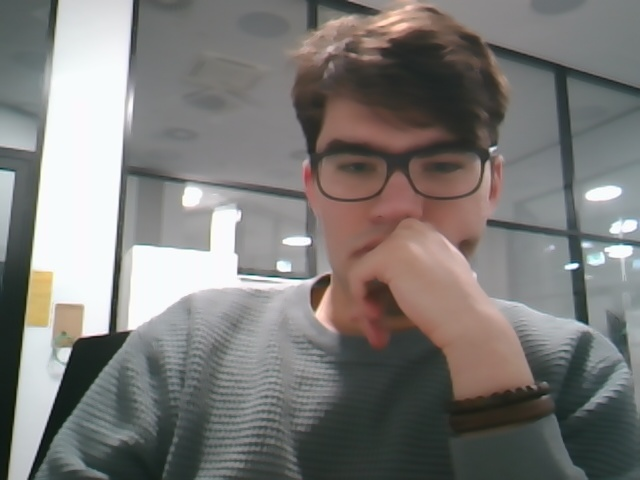
#> input picture Median_BG.jpg, 640 x 480 px
$ python -i Modes.py   (imports and definitions only)   (older library calls are emulated)
#> lines starting #> are read from the running program, lines starting #| are printed output that depends on the picture; after the words box and inside, x2 and y2 are one past the last pixel; in counts of white or black regions, pixels touching at a corner belong together
#> further down, picture is the input picture: shape (480, 640, 3); mean B, G, R 119.7, 122.3, 124.2
### Additional.py
# --- Imports
import cv2
import numpy as np
import pygame as pg
from os import mkdir

import Params as P
from Text import Text


# --- Defs
# <<< Text
def addText(text, pos, color=(240, 240, 240), size=40):
    P.texts.append( Text(P.textTimeShow, text, pos, color, size) )
# [13 lines left out: functions setText, putTextPy, not called in this run]
def putTextCv(frame, text, pos, color=(240, 240, 240), size=1):
    font = cv2.FONT_HERSHEY_SIMPLEX
    org = (pos[0], pos[1])
    thickness = 2
    outline = [(255 - x) for x in color]

    cv2.putText(frame, str(text), org, font,
                size, outline, thickness + 2, cv2.LINE_AA)
    cv2.putText(frame, str(text), org, font,
                size, color, thickness, cv2.LINE_AA)

# <<< Median
# [59 lines left out: functions getMedian, convertForPygame, createFolder, recording, resetAllParams, not called in this run]
    # TODO: Add here all necessaries params that need to clear

# --- Links
'''
PyGame Image Convert: https://pg1.readthedocs.io/en/latest/ref/image.html#pygame.image.frombuffer
'''

### Modes.py
# --- Imports
import cv2
import time
import os
from math import sqrt
import numpy as np

import Params as P
import Additional as A
import Logging as L
from Drop import Drop


# --- Defs
# [89 lines left out: function getFrame, not called in this run]

def setFrame(frame):
    copy = frame.copy()
    copy = copy[P.sets[6]:int(P.HEIGHT - P.sets[7] + 1), P.sets[8]:int(frame.shape[1] - P.sets[9] + 1)]

    if len(frame.shape) > 2:
        mask = cv2.inRange(copy, (P.sets[0], P.sets[1], P.sets[2]), (P.sets[3], P.sets[4], P.sets[5]))
#> mask: shape (480, 640); every value is 255
    else:
        mask = cv2.inRange(copy, (P.sets[0]), (P.sets[1]))

    mask = cv2.morphologyEx(mask, cv2.MORPH_OPEN, kernel=np.ones((4, 4)), iterations=1)
    mask = cv2.morphologyEx(mask, cv2.MORPH_CLOSE, kernel=np.ones((4, 4)), iterations=4)
    mask = cv2.morphologyEx(mask, cv2.MORPH_ERODE, kernel=np.ones((5, 5)))

    copy = cv2.bitwise_and(copy, copy, mask=mask)

    frame[P.sets[6]:int(P.HEIGHT - P.sets[7] + 1), P.sets[8]:int(frame.shape[1] - P.sets[9]) + 1] = copy

    frame, _ = getConnected(frame, mask)

    return frame

def getConnected(frame, mask):
    cv2.rectangle(frame, (P.sets[8], P.sets[6]),
                  (int(frame.shape[1] - P.sets[9]), int(frame.shape[0] - P.sets[7])),
                  (0, 255, 0), 3)
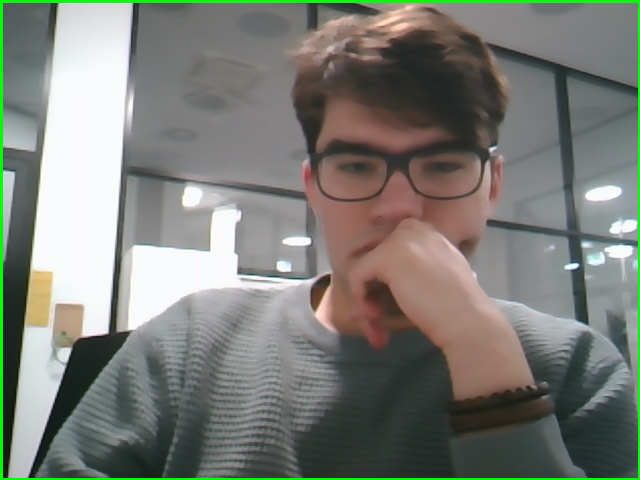
#> frame: shape (480, 640, 3); 1.81% of pixels changed, all inside (x1, y1, x2, y2) = (0, 0, 640, 480)

    output = cv2.connectedComponentsWithStats(mask, 4, cv2.CV_32S)
    num_labels = output[0]
#> num_labels = 2
    stats = output[2]
#> stats = [[-1, 2147483647, 0, 0, 0], [0, 0, 640, 480, 307200]]

    for i in range(1, num_labels):
        t = P.sets[6] + stats[i, cv2.CC_STAT_TOP]
        l = P.sets[8] + stats[i, cv2.CC_STAT_LEFT]
        w = stats[i, cv2.CC_STAT_WIDTH]
        h = stats[i, cv2.CC_STAT_HEIGHT]

        if (w * h > P.sets[10] and t != 2147483647):
            cv2.rectangle(frame, (l, t), (w + l, h + t), (255, 0, 255), 1)

            if P.pxSizeFrame != 0:
                textWidth = f"{round((P.pxSizeFrame * w), 3)}mm"
                textHeight = f"{round((P.pxSizeFrame * h), 3)}mm"
            else:
                textWidth = f"{w}px"
                textHeight = f"{h}px"

            A.putTextCv(frame, textWidth, (l + w // 2, t + h - 5), size=.5)
            A.putTextCv(frame, textHeight, (l + 5, t + h // 2), size=.5)
#> this loop made 1 pass
#> (t, l, w, h, textWidth, textHeight) on pass 1: (0, 0, 640, 480, '640px', '480px')
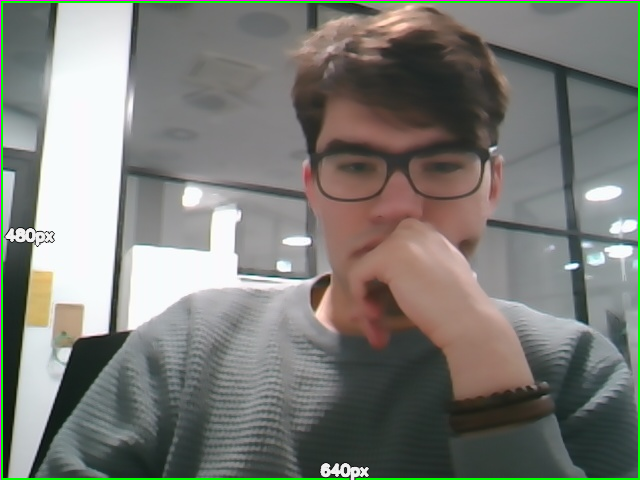
#> frame: shape (480, 640, 3); 0.84% of pixels changed, all inside (x1, y1, x2, y2) = (0, 0, 640, 480)

    return frame, num_labels

# [34 lines left out: function getObjects, not called in this run]

def setModeChoise(name, set):
    if not set: cv2.destroyAllWindows()
    return globals()['setMode' + str(name[0] + name.lower()[1:])](set)
def modeChoise(name, frame):
    return globals()['mode' + str(name[0] + name.lower()[1:])](frame)
def setTextMode(name):
    return globals()['setText' + str(name[0] + name.lower()[1:])]()

# <<< Default mode
def setModeDefault(set):
    pass
def modeDefault(frame):
    return frame
def setTextDefault():
    pass

# <<< Settings mode
# [18 lines left out: functions setModeSettings, modeSettings, not called in this run]
def setTextSettings():
    for x in range(len(P.slidersSettingsNames)):
        A.putTextPy(P.slidersSettingsNames[x], (P.WIDTH - 280, 75 + (25 * x)), size=20)

# <<< Chess mode
# [42 lines left out: functions setModeChess, modeChess, not called in this run]
def setTextChess():
    for x in range(len(P.slidersCheckboardMode)):
        A.putTextPy(P.slidersCheckboardMode[x], (P.WIDTH - 305, 75 + (25 * x)), size=20)

# <<< Different mode
# [229 lines left out: functions setModeDifferent, modeDifferent, setTextDifferent, setModeMovement, modeMovement, setTextMovement and 3 more, not called in this run]

# <<< Playground mode
def setModePlay(set):
    pass
def modePlay(frame):
    return frame
def setTextPlay():
    pass

>>> import cv2
>>> picture = cv2.imread('Median_BG.jpg')
>>> result = setFrame(picture)
